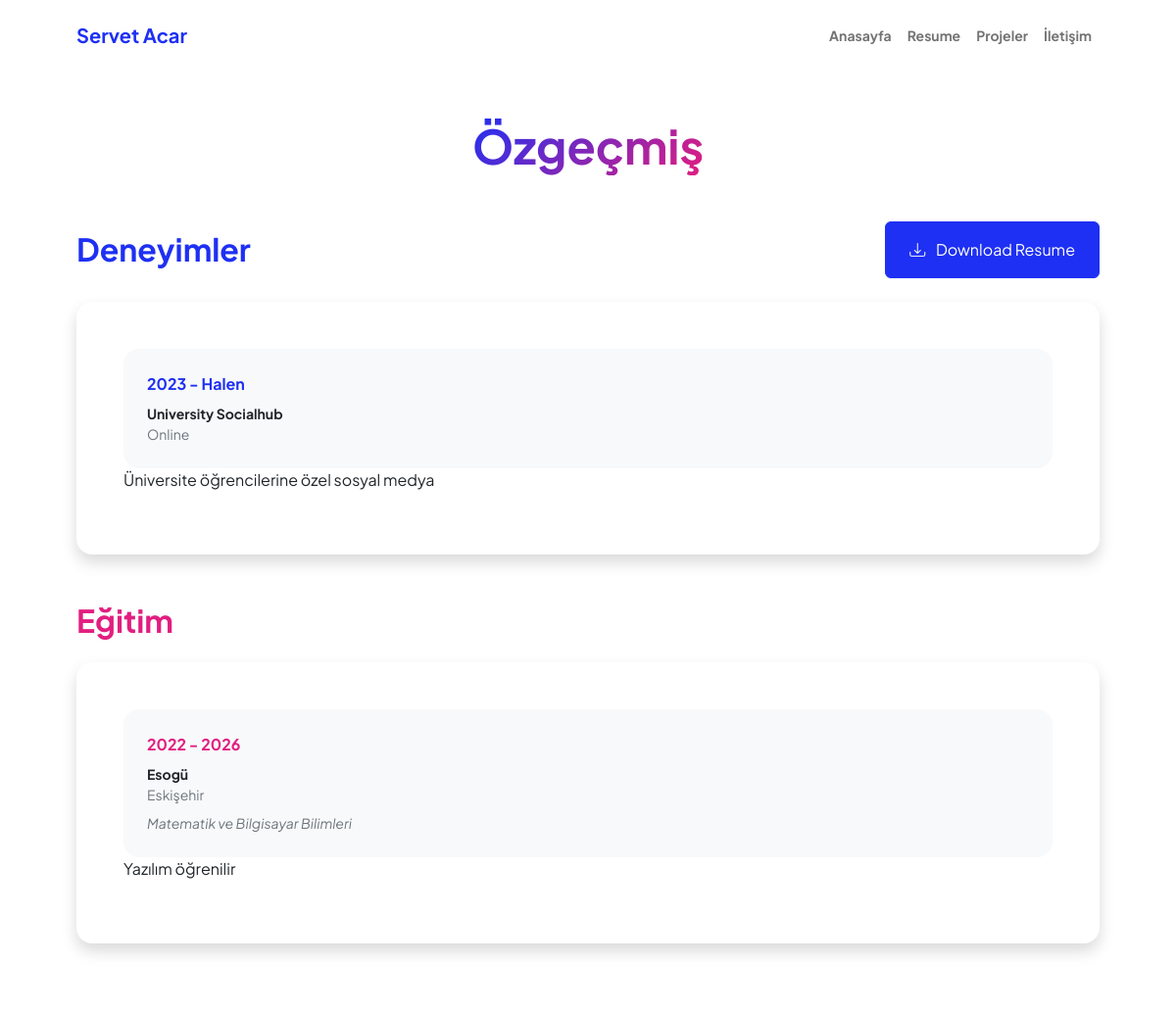
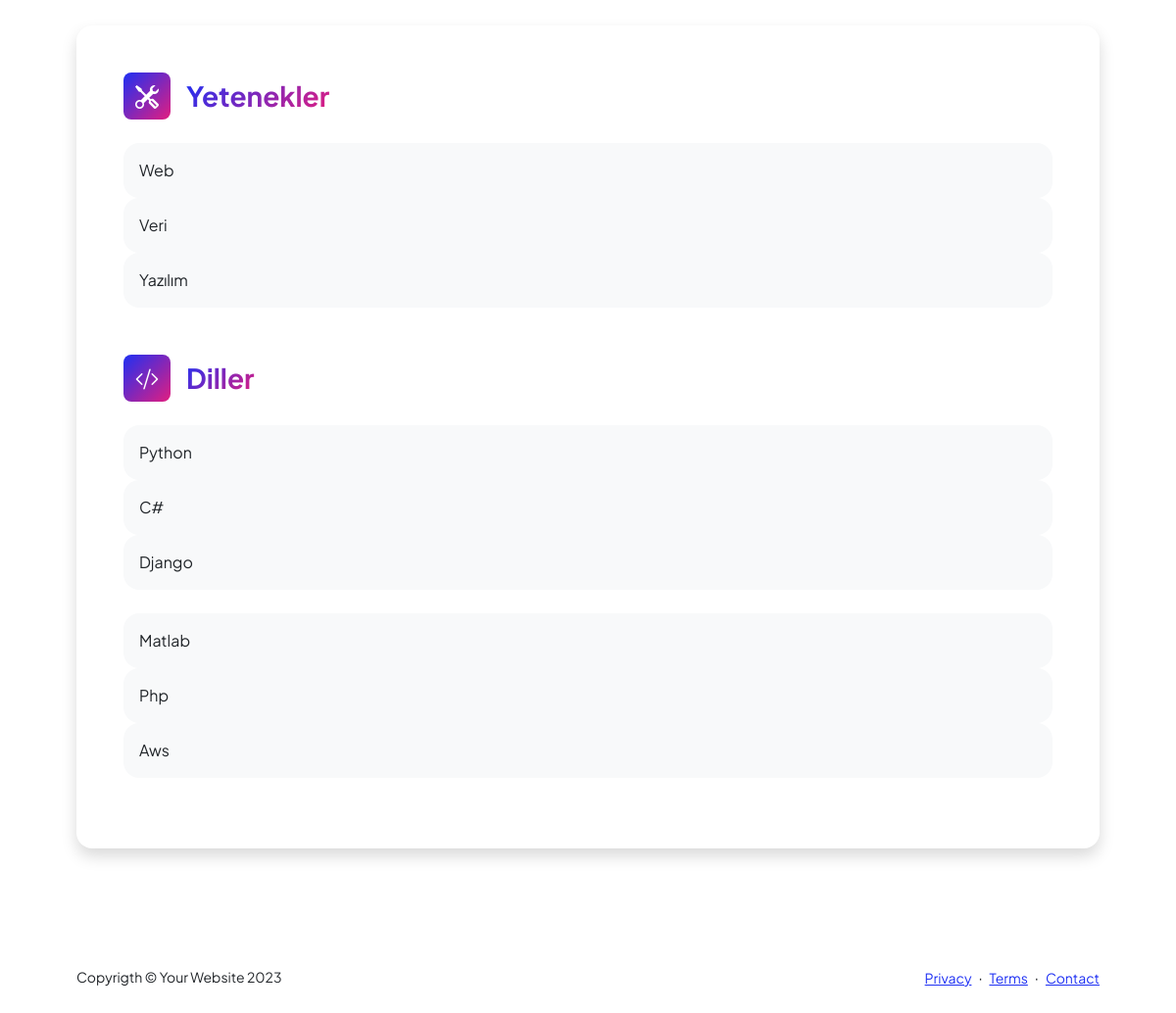
/ozgecmis, run on the app's committed database (2 pictures, top to bottom).
### base/models.py (models this page shows)
class Navbar(models.Model):
    title = models.CharField(max_length=500, null=True, blank=True)
    home = models.CharField(max_length=500, null=True, blank=True)
    resume = models.CharField(max_length=500, null=True, blank=True)
    projects = models.CharField(max_length=500, null=True, blank=True)
    contact = models.CharField(max_length=500, null=True, blank=True)
    class Meta:
        verbose_name = ("Navbar")
        verbose_name_plural = ("Navbardaki Başlıkların İsimleri")

class Resume(models.Model):
    title_resume = models.CharField(max_length=300, null=True, blank=True)
    title_experience = models.CharField(max_length=300, null=True, blank=True)
    title_education = models.CharField(max_length=300, null=True, blank=True)
    title_skills = models.CharField(max_length=500, null=True, blank=True)
    title_languages = models.CharField(max_length=500, null=True, blank=True)
    date = models.DateTimeField(auto_now=True)
    class Meta:
        verbose_name = ("Resume")
        verbose_name_plural = ("Özgeçmiş")

class Experience(models.Model):
    date_experience = models.CharField(max_length=500, null=True, blank=True)
    company_experience = models.CharField(max_length=700, null=True, blank=True)
    location_experience = models.CharField(max_length=700, null=True, blank=True)
    description_experience = RichTextField(null=True, blank=True)
    date = models.DateTimeField(auto_now=True)
    class Meta:
        verbose_name = ("Experience")
        verbose_name_plural = ("Deneyim")

class Education(models.Model):
    date_education = models.CharField(max_length=500, null=True, blank=True)
    school_education = models.CharField(max_length=700, null=True, blank=True)
    location_education = models.CharField(max_length=700, null=True, blank=True)
    departman_education = models.CharField(max_length=1000, null=True, blank=True)
    description_education = RichTextField(null=True, blank=True)
    date = models.DateTimeField(auto_now=True)
    class Meta:
        verbose_name = ("Education")
        verbose_name_plural = ("Eğitim")

class Skills(models.Model):
    text1_skills = models.TextField(null=True, blank=True)
    text2_skills = models.TextField(null=True, blank=True)
    text3_skills = models.TextField(null=True, blank=True)
    date = models.DateTimeField(auto_now=True)
    class Meta:
        verbose_name = ("Skills")
        verbose_name_plural = ("Yetenekler")

class Language(models.Model):
    text1_languages = models.TextField(null=True, blank=True)
    text2_languages = models.TextField(null=True, blank=True)
    text3_languages = models.TextField(null=True, blank=True)
    date = models.DateTimeField(auto_now=True)
    class Meta:
        verbose_name = ("Language")
        verbose_name_plural = ("Diller")

class Footer(models.Model):
    copyright = models.CharField(max_length=400, null=True, blank=True)
    copyright_text = models.TextField(null=True, blank=True)
    privacy = models.TextField(null=True, blank=True)
    terms = models.TextField(null=True, blank=True)
    contact = models.TextField(null=True, blank=True)
    date = models.DateTimeField(auto_now=True)
    class Meta:
        verbose_name = ("Footer")
        verbose_name_plural = ("Footer")

### base/views.py (the view)
# urls.py: path('ozgecmis', views.resume, name='resume'),
def resume(request):
    navbars = Navbar.objects.first()
    mains = Main.objects.all().order_by('date')
    abouts = About.objects.all().order_by('date')
    socials = SocialMedia.objects.all().order_by('date')
    footers = Footer.objects.all().order_by('date')
    projects = Projects.objects.all().order_by('-date')
    resume_title = Resume.objects.first()
    resumes = Resume.objects.all().order_by('-date')
    experiences = Experience.objects.all().order_by('-date')
    educations = Education.objects.all().order_by('-date')
    skills = Skills.objects.all().order_by('-date')
    languages = Language.objects.all().order_by('-date')
    context = {'navbars': navbars,
               'mains': mains,
               'abouts': abouts,
               'socials': socials,
               'footers': footers,
               'projects': projects,
               'resume_title': resume_title,
               'resumes': resumes,
               'experiences': experiences,
               'educations': educations,
               'skills': skills,
               'languages': languages,
               }
    return render(request, 'base/resume.html', context)

### base/templates/base/resume.html (shortened to what this page needs)
{% extends 'main.html' %}
{% block content %}
{% load static %}
            <div class="container px-5 my-5">
                <div class="text-center mb-5">
                    <h1 class="display-5 fw-bolder mb-0"><span class="text-gradient d-inline">{{resume_title.title_resume}}</span></h1>
                </div>
                <div class="row gx-5 justify-content-center">
                    <div class="col-lg-11 col-xl-9 col-xxl-8">
                        <section>
                            <div class="d-flex align-items-center justify-content-between mb-4">
                                <h2 class="text-primary fw-bolder mb-0">{{resume_title.title_experience}}</h2>
                                <a class="btn btn-primary px-4 py-3" href="#!">
                                    <div class="d-inline-block bi bi-download me-2"></div>
                                    Download Resume
                                </a>
                            </div>
                            <div class="card shadow border-0 rounded-4 mb-5">
                                {% for experience in experiences %}
                                <div class="card-body p-5">
                                    <div class="row align-items-center gx-5">
                                        <div class="col text-center text-lg-start mb-4 mb-lg-0">
                                            <div class="bg-light p-4 rounded-4">
                                                <div class="text-primary fw-bolder mb-2">{{experience.date_experience}}</div>
                                                <div class="small fw-bolder">{{experience.company_experience}}</div>
                                                <div class="small text-muted">{{experience.location_experience}}</div>
                                            </div>
                                        </div>
                                        <div class="col-lg-8"><div>{{experience.description_experience | safe}}</div>
                                </div>
                                {% endfor %}
                            </div>
                        </section>
                        <section>
                            <h2 class="text-secondary fw-bolder mb-4">{{resume_title.title_education}}</h2>
                            <div class="card shadow border-0 rounded-4 mb-5">
                                {% for education in educations %}
                                <div class="card-body p-5">
                                    <div class="row align-items-center gx-5">
                                        <div class="col text-center text-lg-start mb-4 mb-lg-0">
                                            <div class="bg-light p-4 rounded-4">
                                                <div class="text-secondary fw-bolder mb-2">{{education.date_education}}</div>
                                                <div class="mb-2">
                                                    <div class="small fw-bolder">{{education.school_education}}</div>
                                                    <div class="small text-muted">{{education.location_education}}</div>
                                                </div>
                                                <div class="fst-italic">
                                                    <div class="small text-muted">{{education.departman_education}}</div>
                                                </div>
                                            </div>
                                        </div>
                                        <div class="col-lg-8"><div>{{education.description_education | safe}}</div>
                                </div>
                                {% endfor %}
                            </div>
                        </section>
                        <div class="pb-5"></div>
                        <section>
                            <div class="card shadow border-0 rounded-4 mb-5">
                                <div class="card-body p-5">
                                    <div class="mb-5">
                                        <div class="d-flex align-items-center mb-4">
                                            <div class="feature bg-primary bg-gradient-primary-to-secondary text-white rounded-3 me-3"><i class="bi bi-tools"></i></div>
                                            <h3 class="fw-bolder mb-0"><span class="text-gradient d-inline">{{resume_title.title_skills}}</span></h3>
                                        </div>
                                        {% for skill in skills %}
                                        <div class="row row-cols-1 row-cols-md-3 mb-4">
                                            <div class="col mb-4 mb-md-0"><div class="d-flex align-items-center bg-light rounded-4 p-3 h-100">{{skill.text1_skills}}</div></div>
                                            <div class="col mb-4 mb-md-0"><div class="d-flex align-items-center bg-light rounded-4 p-3 h-100">{{skill.text2_skills}}</div></div>
                                            <div class="col"><div class="d-flex align-items-center bg-light rounded-4 p-3 h-100">{{skill.text3_skills}}</div></div>
                                        </div>
                                        {% endfor %}
                                    </div>
                                    <div class="mb-0">
                                        <div class="d-flex align-items-center mb-4">
                                            <div class="feature bg-primary bg-gradient-primary-to-secondary text-white rounded-3 me-3"><i class="bi bi-code-slash"></i></div>
                                            <h3 class="fw-bolder mb-0"><span class="text-gradient d-inline">{{resume_title.title_languages}}</span></h3>
                                        </div>
                                        {% for language in languages %}
                                        <div class="row row-cols-1 row-cols-md-3 mb-4">
                                            <div class="col mb-4 mb-md-0"><div class="d-flex align-items-center bg-light rounded-4 p-3 h-100">{{language.text1_languages}}</div></div>
                                            <div class="col mb-4 mb-md-0"><div class="d-flex align-items-center bg-light rounded-4 p-3 h-100">{{language.text2_languages}}</div></div>
                                            <div class="col"><div class="d-flex align-items-center bg-light rounded-4 p-3 h-100">{{language.text3_languages}}</div></div>
                                        </div>
                                        {% endfor %}
                                    </div>
                                </div>
                            </div>
                        </section>
                    </div>
                </div>
            </div>
{% endblock %}

### templates/navbar.html (shortened to what this page needs)
{% load static %}
<nav class="navbar navbar-expand-lg navbar-light bg-white py-3">
    <div class="container px-5">
        <a class="navbar-brand" href="{% url 'home' %}"><span class="fw-bolder text-primary">{{navbars.title}}</span></a>
        <div class="collapse navbar-collapse" id="navbarSupportedContent">
            <ul class="navbar-nav ms-auto mb-2 mb-lg-0 small fw-bolder">
                <li class="nav-item"><a class="nav-link" href="{% url 'home' %}">{{navbars.home}}</a></li>
                <li class="nav-item"><a class="nav-link" href="{% url 'resume' %}">{{navbars.resume}}</a></li>
                <li class="nav-item"><a class="nav-link" href="{% url 'project' %}">{{navbars.projects}}</a></li>
                <li class="nav-item"><a class="nav-link" href="{% url 'contact' %}">{{navbars.contact}}</a></li>
            </ul>
        </div>
    </div>
</nav>

### templates/footer.html
{% load static %}
<footer class="bg-white py-4 mt-auto">
    {% for footer in footers %}
    <div class="container px-5">
        <div class="row align-items-center justify-content-between flex-column flex-sm-row">
            <div class="col-auto"><div class="small m-0">{{footer.copyright}} &copy; {{footer.copyright_text}}</div></div>
            <div class="col-auto">
                <a class="small" href="#!">{{footer.privacy}}</a>
                <span class="mx-1">&middot;</span>
                <a class="small" href="#!">{{footer.terms}}</a>
                <span class="mx-1">&middot;</span>
                <a class="small" href="#!">{{footer.contact}}</a>
            </div>
        </div>
    </div>
    {% endfor %}
</footer>

### data on the page
Navbar: title "Servet Acar", home "Anasayfa", resume "Resume", projects "Projeler", contact "İletişim"
Resume: title_resume "Özgeçmiş", title_experience "Deneyimler", title_education "Eğitim", title_skills "Yetenekler", title_languages "Diller"
Experience: date_experience "2023 - Halen", company_experience "University Socialhub", location_experience "Online", description_experience "Üniversite öğrencilerine özel sosyal medya"
Education: date_education "2022 - 2026", school_education "Esogü", location_education "Eskişehir", departman_education "Matematik ve Bilgisayar Bilimleri", description_education "Yazılım öğrenilir"
Skills: text1_skills "Web", text2_skills "Veri", text3_skills "Yazılım"
Language: text1_languages "Python", text2_languages "C#", text3_languages "Django"
Language: text1_languages "Matlab", text2_languages "Php", text3_languages "Aws"
Footer: copyright "Copyrigth", copyright_text "Your Website 2023", privacy "Privacy", terms "Terms", contact "Contact"
